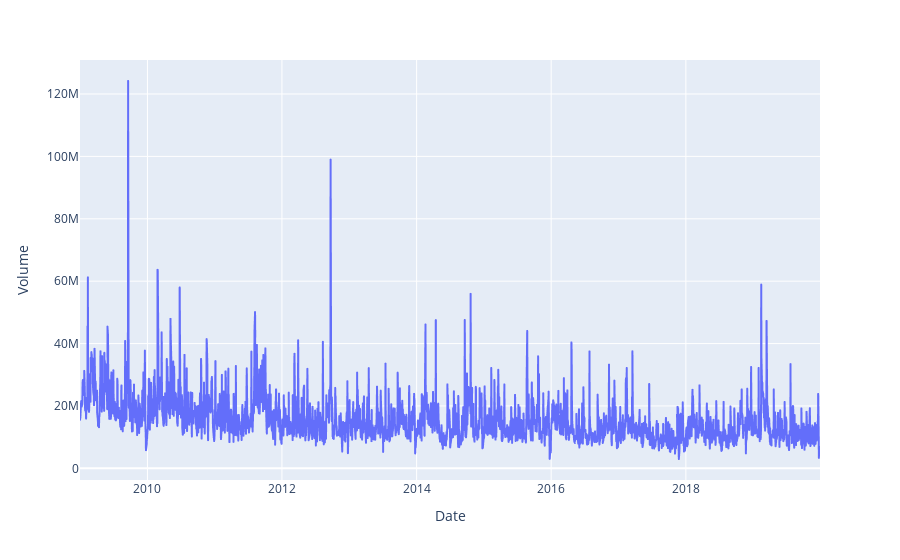

The cell this chart's notebook holds for it:
### Code cell
px.line(df, y='Volume')

### Figure 1 — Plotly figure (JSON) as saved in the notebook; plotly's stock layout.template omitted (floating-point values rounded to 4 significant figures; data arrays with more than 128 entries replaced by an {"elided": "..."} marker saying what was removed)
{"data": [{"hovertemplate": "Date=%{x}<br>Volume=%{y}<extra></extra>", "legendgroup": "", "line": {"color": "#636efa", "dash": "solid"}, "mode": "lines", "name": "", "showlegend": false, "type": "scattergl", "x": {"elided": "2768 str values"}, "xaxis": "x", "y": {"elided": "2768 int values"}, "yaxis": "y"}], "layout": {"legend": {"tracegroupgap": 0}, "margin": {"t": 60}, "xaxis": {"anchor": "y", "domain": [0, 1], "title": {"text": "Date"}}, "yaxis": {"anchor": "x", "domain": [0, 1], "title": {"text": "Volume"}}}}
